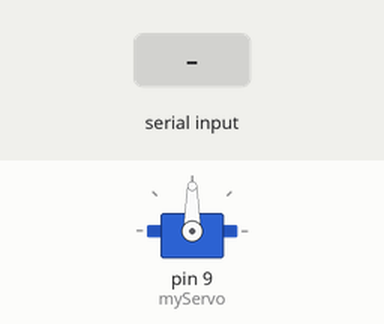
The sketch below on a simulated Arduino Uno, built with avr-gcc and run on an emulated ATmega328P. Shown: servo. The inputs (shaded band) are chosen by the test bench.

Above: at 1.2 s.
1.3 s: "30,150\n" received over Serial
At 1.7 s:
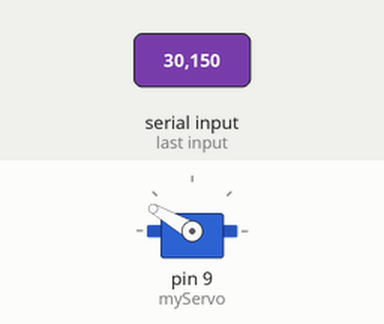
At 3.0 s:
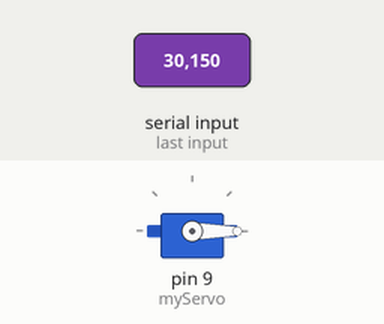
3.8 s: "90,45\n" received over Serial
At 4.6 s:
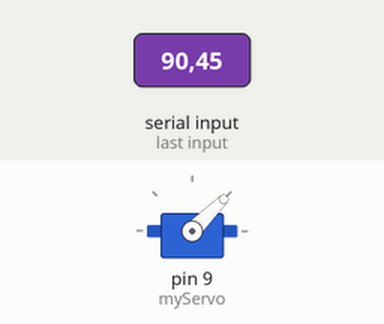
Timing chart, 0 to 6.8 s (numbered marks = the images above; inputs shaded):
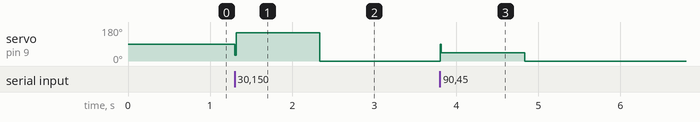

Measured:
- after the input at 1.3 s, servo on pin 9 (myServo): 90° → 150° at once, → 0° 1.0 s later
- after the input at 3.8 s, servo on pin 9 (myServo): 0° → 45° at once, → 0° 1.0 s later

The sketch:

face_tracking.ino
```cpp
#include <Servo.h>

Servo myServo;

void setup() {
  myServo.attach(9);  // Attach servo to pin 9
  Serial.begin(9600);
}

void loop() {
  if (Serial.available()) {
    int angle = Serial.parseInt();  // Read the angle from the serial input
    if (angle >= 0 && angle <= 180) {
      myServo.write(angle);  // Set the servo angle
      delay(15);  // Wait for the servo to reach the position
    }
  }
}
```
